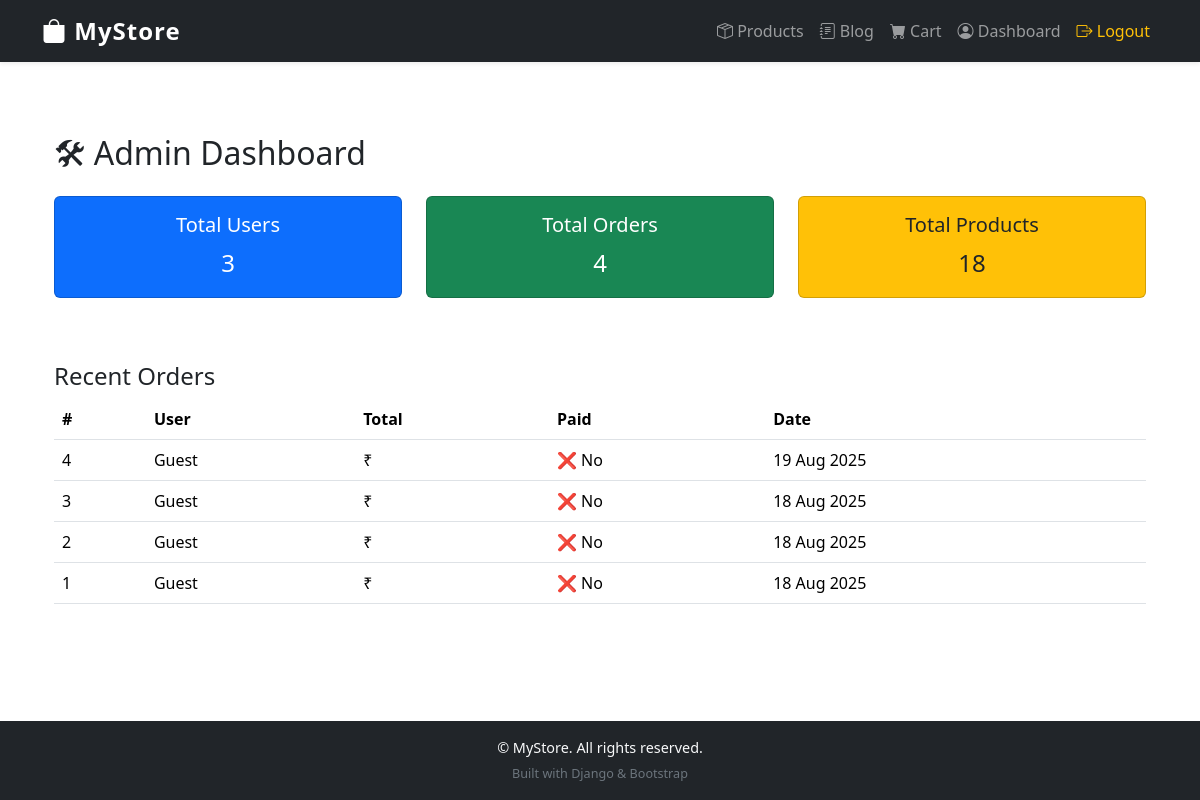
The app's page /adminpanel/ (signed in), older data.
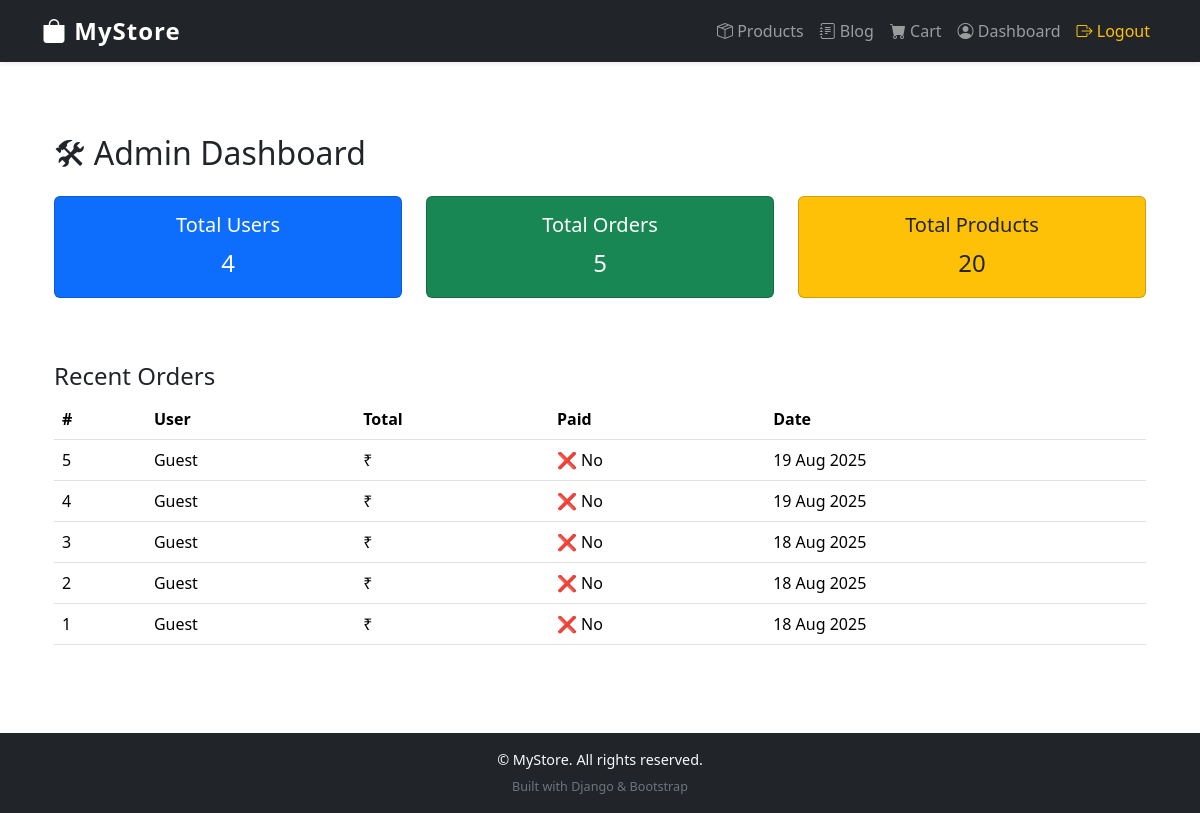
The same page, newer data.
### orders/models.py (models this page shows, shortened)
class Order(models.Model):
    user = models.ForeignKey(
        settings.AUTH_USER_MODEL,   # ✅ Correct way
        on_delete=models.CASCADE,
        related_name='orders'   # ✅ custom related_name
    )
    full_name = models.CharField(max_length=200)
    email = models.EmailField(null=True, blank=True)
    phone = models.CharField(max_length=20, null=True, blank=True)
    address = models.TextField()
    city = models.CharField(max_length=100)
    postal_code = models.CharField(max_length=20)
    created_at = models.DateTimeField(auto_now_add=True)
    paid = models.BooleanField(default=False)

### adminpanel/views.py (the view)
# urls.py: path('', views.dashboard, name='dashboard'),
def dashboard(request):
    total_users = User.objects.count()
    total_orders = Order.objects.count()
    total_products = Product.objects.count()
    recent_orders = Order.objects.order_by('-created_at')[:5]
    context = {
        'total_users': total_users,
        'total_orders': total_orders,
        'total_products': total_products,
        'recent_orders': recent_orders,
    }
    return render(request, 'adminpanel/dashboard.html', context)

### accounts/models.py (called while the page is built)
    @property
    def is_staff(self):
        return self.is_admin

### adminpanel/templates/adminpanel/dashboard.html
{% extends "base.html" %}
{% block content %}
<div class="container py-5">
    <h2 class="mb-4">🛠 Admin Dashboard</h2>
    <div class="row">
        <div class="col-md-4">
            <div class="card text-center bg-primary text-white mb-3">
                <div class="card-body">
                    <h5 class="card-title">Total Users</h5>
                    <p class="card-text fs-4">{{ total_users }}</p>
                </div>
            </div>
        </div>
        <div class="col-md-4">
            <div class="card text-center bg-success text-white mb-3">
                <div class="card-body">
                    <h5 class="card-title">Total Orders</h5>
                    <p class="card-text fs-4">{{ total_orders }}</p>
                </div>
            </div>
        </div>
        <div class="col-md-4">
            <div class="card text-center bg-warning text-dark mb-3">
                <div class="card-body">
                    <h5 class="card-title">Total Products</h5>
                    <p class="card-text fs-4">{{ total_products }}</p>
                </div>
            </div>
        </div>
    </div>
    <h4 class="mt-5">Recent Orders</h4>
    <div class="table-responsive">
        <table class="table table-hover align-middle">
            <thead>
                <tr>
                    <th>#</th>
                    <th>User</th>
                    <th>Total</th>
                    <th>Paid</th>
                    <th>Date</th>
                </tr>
            </thead>
            <tbody>
                {% for order in recent_orders %}
                <tr>
                    <td>{{ order.id }}</td>
                    <td>{{ order.user.username|default:"Guest" }}</td>
                    <td>₹{{ order.total_price }}</td>
                    <td>
                        {% if order.paid %}
                            ✅ Yes
                        {% else %}
                            ❌ No
                        {% endif %}
                    </td>
                    <td>{{ order.created_at|date:"d M Y" }}</td>
                </tr>
                {% empty %}
                <tr>
                    <td colspan="5" class="text-center text-muted">No recent orders found.</td>
                </tr>
                {% endfor %}
            </tbody>
        </table>
    </div>
</div>
{% endblock %}

Row changes from the older to the newer data that the page shows:
added Order: id "5", user.username "Guest", paid "❌ No", created_at "19 Aug 2025"
Text that changed along with them:
{{ total_users }}: "3" → "4"
{{ total_orders }}: "4" → "5"
{{ total_products }}: "18" → "20"
